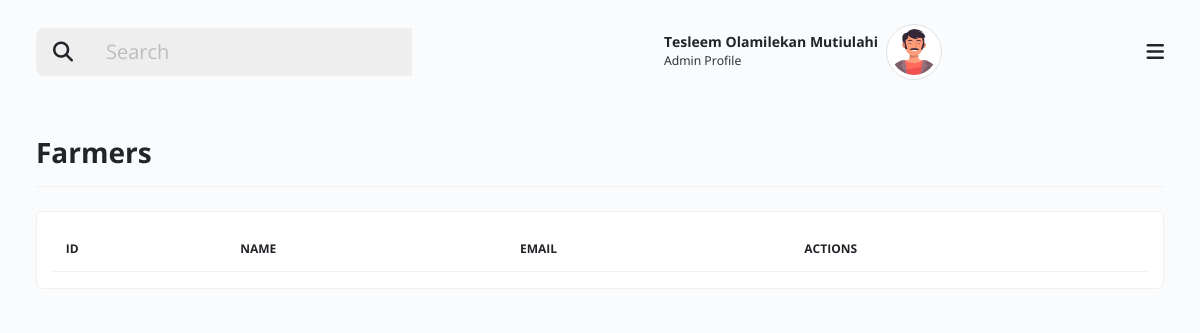
Before: /farmers.php (signed in) with the older database file.
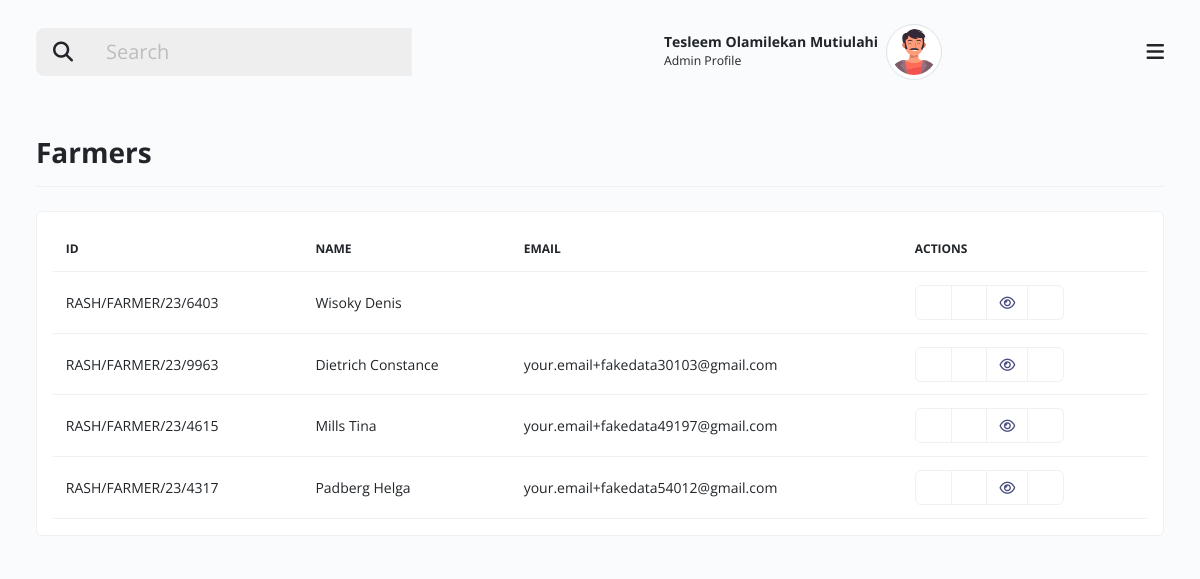
After: the same page with the newer database file.
### tables this page shows
CREATE TABLE `users` (
  `id` int(11) NOT NULL,
  `name` varchar(200) NOT NULL,
  `email` varchar(200) NOT NULL,
  `password` varchar(250) NOT NULL,
  `role_id` varchar(20) NOT NULL COMMENT '1=admin, 2=supervisor, 3=>farmers',
  `created_at` timestamp NOT NULL DEFAULT current_timestamp()
);

CREATE TABLE `farmers` (
  `id` int(11) NOT NULL,
  `unique_id` varchar(100) NOT NULL,
  `email` varchar(200) NOT NULL,
  `first_name` varchar(100) NOT NULL,
  `last_name` varchar(100) NOT NULL,
  `phone_number` varchar(100) NOT NULL,
  `date_of_birth` varchar(100) NOT NULL,
  `gender` varchar(100) NOT NULL,
  `disability` varchar(100) NOT NULL,
  `marital_status` varchar(100) NOT NULL,
  `did_you_have_children` varchar(150) NOT NULL,
  `numbers_of_children` varchar(100) NOT NULL,
  `is_children_in_school` varchar(100) NOT NULL,
  `average_monthly_income` varchar(100) NOT NULL,
  `other_income` varchar(100) NOT NULL,
  `land_size` varchar(400) NOT NULL,
  `land_picture` varchar(400) NOT NULL,
  `upload_profile_picture` varchar(300) NOT NULL,
  `farm_location` varchar(200) NOT NULL,
  `home_address` varchar(200) NOT NULL,
  `state_of_origin` varchar(100) NOT NULL,
  `nationality` varchar(300) NOT NULL,
  `national_means_of_identity` varchar(400) NOT NULL,
  `commitment_fee` varchar(200) NOT NULL,
  `reciept_of_commitment` varchar(400) NOT NULL
);

### includes/config.php (called while the page is built, shortened)
<?php
include 'includes/database.php';
$student_id = $_SESSION['auth_id'];
$sql = "SELECT * FROM users WHERE id = '$student_id'";
$result = mysqli_query($dbconnect, $sql);
while ($user = mysqli_fetch_array($result)) {
    $name = $user['name'];
}
$sql_farmers = "SELECT * FROM farmers";
$resultFarmers = mysqli_query($dbconnect, $sql_farmers);
$farmers = mysqli_num_rows($resultFarmers);

### farmers.php (the view, shortened to what this page needs)
<?php
include "includes/config.php";
?>
<!doctype html>
<html class="no-js" lang="en" dir="ltr">
<head>
    <link rel="stylesheet" href="assets/css/my-task.style.min.css">
</head>
<body>
    <div id="mytask-layout" class="theme-indigo">
        <div class="main px-lg-4 px-md-4">
            <?php include "layout/header.php"; ?>
            <div class="body d-flex py-lg-3 py-md-2">
                <div class="container-xxl">
                    <div class="row align-items-center">
                        <div class="border-0 mb-4">
                            <div class="card-header p-0 no-bg bg-transparent d-flex align-items-center px-0 justify-content-between border-bottom flex-wrap">
                                <h3 class="fw-bold py-3 mb-0">Farmers</h3>
                            </div>
                        </div>
                    </div>
                    <div class="row clearfix g-3">
                        <div class="col-sm-12">
                            <div class="card mb-3">
                                <div class="card-body">
                                    <table id="myProjectTable" class="table table-hover align-middle mb-0" style="width:100%">
                                        <thead>
                                            <tr>
                                                <th>Id</th>
                                                <th>Name</th>
                                                <th>Email</th>
                                                <th>Actions</th>
                                            </tr>
                                        </thead>
                                        <tbody>
                                            <?php
                                            if (isset($farmers) and $farmers > 0) {
                                                while ($FarmersRow = mysqli_fetch_array($resultFarmers)) {
                                                    $id = $FarmersRow['unique_id'];
                                                    $name = $FarmersRow['last_name'] . ' ' . $FarmersRow['first_name'];
                                                    $email = $FarmersRow['email'];
                                            ?>
                                                    <tr>
                                                        <td><?php echo $id; ?></td>
                                                        <td><?php echo $name; ?></td>
                                                        <td><?php echo $email; ?></td>
                                                        <td>
                                                            <div class="btn-group" role="group" aria-label="Basic outlined example">
                                                                <button type="button" class="btn btn-outline-secondary" data-bs-toggle="modal" data-bs-target="#editproject<?php echo substr($id, -4); ?>"><i class="icofont-edit text-success"></i></button>
                                                                <button type="button" class="btn btn-outline-secondary" data-bs-toggle="modal" data-bs-target="#checklist<?php echo substr($id, -4); ?>"><i class="icofont-check text-primary"></i></button>
                                                                <button type="button" class="btn btn-outline-secondary" data-bs-toggle="modal" data-bs-target="#details<?php echo substr($id, -4); ?>"><i class="fa fa-eye text-primary"></i></button>
                                                                <button type="button" class="btn btn-outline-secondary deleterow"><i class="icofont-ui-delete text-danger"></i></button>
                                                            </div>
                                                        </td>
                                                    </tr>
                                            <?php
                                                }
                                            } ?>
                                        </tbody>
                                    </table>
                                </div>
                            </div>
                        </div>
                    </div>
                </div>
            </div>
        </div>
    </div>
</body>
</html>

### layout/header.php (shortened to what this page needs)
<div class="header">
            <nav class="navbar py-4">
                <div class="container-xxl">
                    <div class="h-right d-flex align-items-center mr-5 mr-lg-0 order-1">
                        <div class="dropdown notifications zindex-popover">
                            <a class="nav-link dropdown-toggle pulse" href="#" role="button" data-bs-toggle="dropdown">
                                <i class="icofont-alarm fs-5"></i>
                            </a>
                        </div>
                        <div class="dropdown user-profile ml-2 ml-sm-3 d-flex align-items-center zindex-popover">
                            <div class="u-info me-2">
                                <p class="mb-0 text-end line-height-sm "><span class="font-weight-bold"><?php echo $name; ?></span></p>
                                <small>Admin Profile</small>
                            </div>
                            <a class="nav-link dropdown-toggle pulse p-0" href="#" role="button" data-bs-toggle="dropdown" data-bs-display="static">
                                <img class="avatar lg rounded-circle img-thumbnail" src="assets/images/profile_av.png" alt="profile">
                            </a>
                        </div>
                    </div>
                    <button class="navbar-toggler p-0 border-0 menu-toggle order-3" type="button" data-bs-toggle="collapse" data-bs-target="#mainHeader">
                        <span class="fa fa-bars"></span>
                    </button>
                    <div class="order-0 col-lg-4 col-md-4 col-sm-12 col-12 mb-3 mb-md-0 ">
                        <div class="input-group flex-nowrap input-group-lg">
                            <button type="button" class="input-group-text" id="addon-wrapping"><i class="fa fa-search"></i></button>
                            <input type="search" class="form-control" placeholder="Search" aria-label="search" aria-describedby="addon-wrapping">
                        </div>
                    </div>
                </div>
            </nav>
        </div>

Changed rows visible on the page:
added farmers: unique "RASH/FARMER/23/6403", name "Wisoky Denis"
added farmers: unique "RASH/FARMER/23/9963", name "Dietrich Constance", email "your.email+fakedata30103@gmail.com"
added farmers: unique "RASH/FARMER/23/4615", name "Mills Tina", email "your.email+fakedata49197@gmail.com"
added farmers: unique "RASH/FARMER/23/4317", name "Padberg Helga", email "your.email+fakedata54012@gmail.com"
